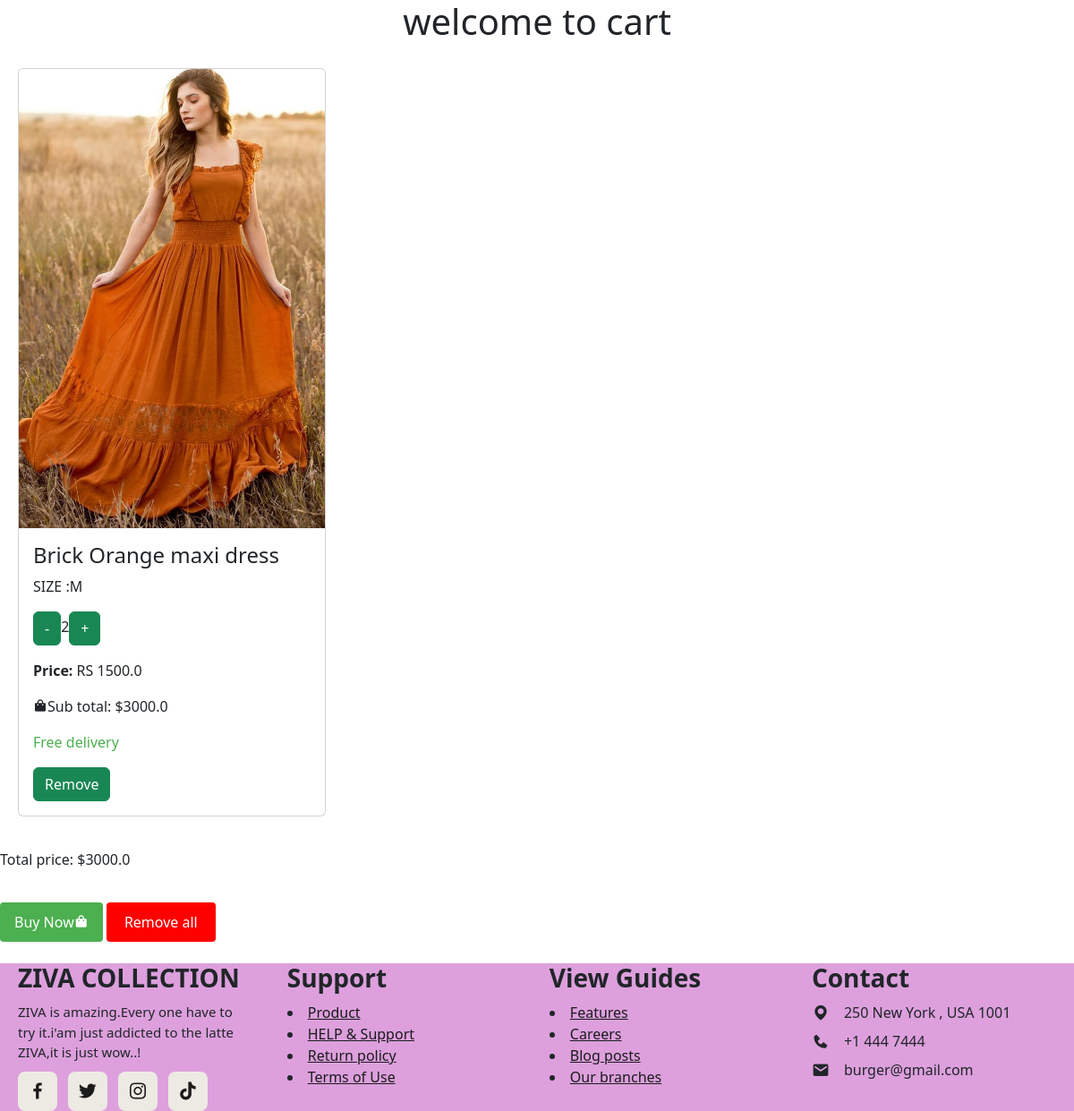
The app's page /app2/viewcart (signed in) with its own data.
### app2/models.py (models this page shows, shortened)
class Cart_item(models.Model):
    item = models.ForeignKey(product_data,on_delete=models.CASCADE)
    cart = models.ForeignKey(CartModel,on_delete=models.CASCADE)
    size = models.CharField(max_length=10,null=True)
    quantity = models.PositiveIntegerField(default=0)
    def subtotal(self):
        return self.item.pro_price * self.quantity

class product_data(models.Model):
    pro_name=models.CharField(max_length=255,null=True)
    pro_price=models.FloatField(null=True)
    pro_description=models.CharField(max_length=300,null=True)
    XS=models.BooleanField(default=False)
    S=models.BooleanField(default=False)
    M=models.BooleanField(default=False)
    L=models.BooleanField(default=False)
    XL=models.BooleanField(default=False)
    pro_image=models.ImageField(upload_to='images/',blank=True)

### app2/views.py (the view)
# urls.py: path('viewcart',views.viewcart,name='viewcart'),
def viewcart(request):
    cart = CartModel.objects.get_or_create(user = request.user)[0]
    cartitems = Cart_item.objects.filter(cart = cart)
    selected_option = request.session.get('selected_option','not selected product size')
    total_price = cart.total_price()
    return render(request,'cart.html',{'cart_item' : cartitems,'selected_size' : selected_option,'total_price' : total_price})

### app2/models.py (called while the page is built)
    def total_price(self):
        cart_items = Cart_item.objects.filter(cart=self)
        total = sum(cart_item.subtotal() for cart_item in cart_items)
        return total

### templates/cart.html (shortened to what this page needs)
{% load static %}
<!DOCTYPE html>
<html lang="en">
<head>
    <link rel="stylesheet" href="{% static 'CSS/cart.css' %}">
    <link href='https://unpkg.com/boxicons@2.1.4/css/boxicons.min.css' rel='stylesheet'>
    <link href="https://cdn.jsdelivr.net/npm/bootstrap@5.3.2/dist/css/bootstrap.min.css" rel="stylesheet">
</head>
<body>
    <h1 style="text-align: center;">welcome to cart</h1>
    <div class="row">
        {% for c in cart_item %}
        <div class="col-lg-4 col-md-6 col-12 mb-3">
            <div class="card">
            <img class="card-img-top" src="{{ c.item.pro_image.url }}" alt="" style="width: 100%;">
            <div class="card-body">
                <h4 class="card-title">{{c.item.pro_name}}</h4>
                <p class="card-text">SIZE :{{c.size}}</p>
                <p class="card-text"><button class="btn btn-success" style="padding-left: -10px;"><a href="{% url 'decrease' c.id %}">-</a></button>{{c.quantity}}<button class="btn btn-success" style="padding-right: -10px;"><a href="{% url 'increase' c.id %}">+</a></button></p>
                <p class="card-text"><b>Price:</b> RS {{c.item.pro_price}}</p>
                <p class="card-text"><i class='bx bxs-shopping-bag'></i>Sub total: ${{c.subtotal}}</p>
                <p class="card-text" style="color: #4caf50;">Free delivery</p>
                <p class="card-text"><button class="btn btn-success"><a href="{% url 'rmv' c.id %}">Remove</a></button></p>
            </div>
            </div>
        </div>
        {% endfor %}
    </div>
    <p>Total price: ${{ total_price }}</p>
    <button class="Buy Now" style="border-radius: 4px;"><a href="{% url 'address' %}">Buy Now</a><i class='bx bxs-shopping-bag'></i></button>
    <button class="remove-all" ><a href="{% url 'remove' %}">Remove all</a></button><br><br>
    <section class="footer">
        <div class="footer-box">
            <h3 style="margin-left :20px;">ZIVA COLLECTION</h3>
            <p>ZIVA is amazing.Every one have to<br> try it.i'am just addicted to the latte<br> ZIVA,it is just wow..!</p>
            <div class="social">
                <a href="#"><i class='bx bxl-facebook' ></i></a>
                <a href="#"><i class='bx bxl-twitter' ></i></a>
                <a href="#"><i class='bx bxl-instagram' ></i></a>
                <a href="#"><i class='bx bxl-tiktok' ></i></a>
            </div>
        </div>
        <div class="footer-box">
            <h3>Support</h3>
            <li><a href="#">Product</a></li>
            <li><a href="#">HELP & Support</a></li>
            <li><a href="#">Return policy</a></li>
            <li><a href="#">Terms of Use</a></li>
        </div>
        <div class="footer-box">
            <h3>View Guides</h3>
            <li><a href="#">Features</a></li>
            <li><a href="#">Careers</a></li>
            <li><a href="#">Blog posts</a></li>
            <li><a href="#">Our branches</a></li>
        </div>
        <div class="footer-box">
            <h3>Contact</h3>
            <div class="contact">
                <span><i class='bx bxs-map' ></i>250 New York , USA 1001</span>
                <span><i class='bx bxs-phone' ></i>+1 444 7444</span>
                <span><i class='bx bxs-envelope' ></i>burger@gmail.com</span>
            </div>
        </div>
      </section>
</body>
</html>

### static/CSS/cart.css (style rules this page uses)
body { font-family: 'Arial', sans-serif; background-color: #f8f8f8; }
h1 { display: flex; text-align: center; justify-content: center; color: #333; margin: 20px 0; }
.card { margin: 20px; }
button { margin: 20px; background-color: #4caf50; color: #fff; padding: 10px 16px; border: none; border-radius: 4px; cursor: pointer; }
button a { text-decoration: none; color: #fff; }
.remove-all { margin-top: 20px; }
button.remove-all { background-color: #ff0000; color: #fff; padding: 10px 20px; border: none; border-radius: 4px; cursor: pointer; }
.footer { display: grid; grid-template-columns: repeat(auto-fit,minmax(240px,auto)); gap: 18 px; background-color:plum; }
.footer-box p { font-size: 15px; margin-bottom: 10px; margin-left: 20px; }
.social { display: flex; align-items: center; column-gap: 12px; margin-left: 20px; }
.social a .bx { font-size: 24px; color: #1b1b1b; padding: 10px; background: #edeae3; border-radius: 8px; }
.footer-box h3 { font-weight: 600; margin-bottom: 10px; }
.footer-box li a { color: #1b1b1b; }
.contact { display: flex; flex-direction: column; row-gap: 8px; }
.contact span { display: flex; align-items: center; }
.contact i { font-size: 20px; margin-right: 16px; }

### records on screen
Cart_item: item.pro_image (picture), item.pro_name "Brick Orange maxi dress", size "M", quantity "2", item.pro_price "1500.0", subtotal "3000.0"

### other values on screen
{{ total_price }} "3000.0"
